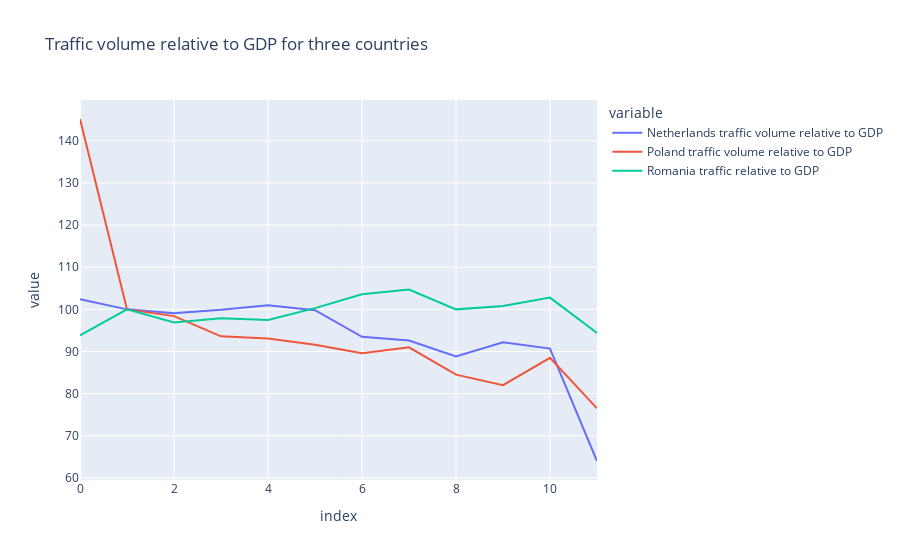
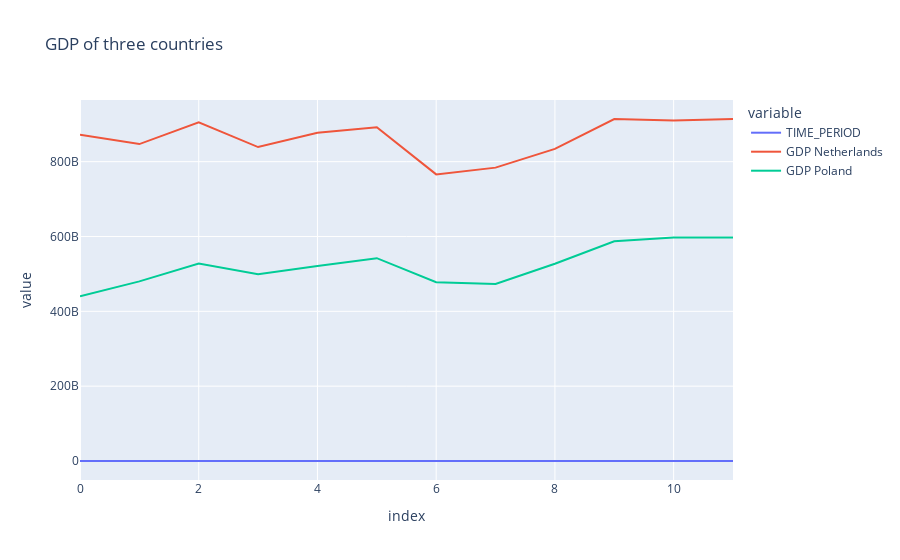
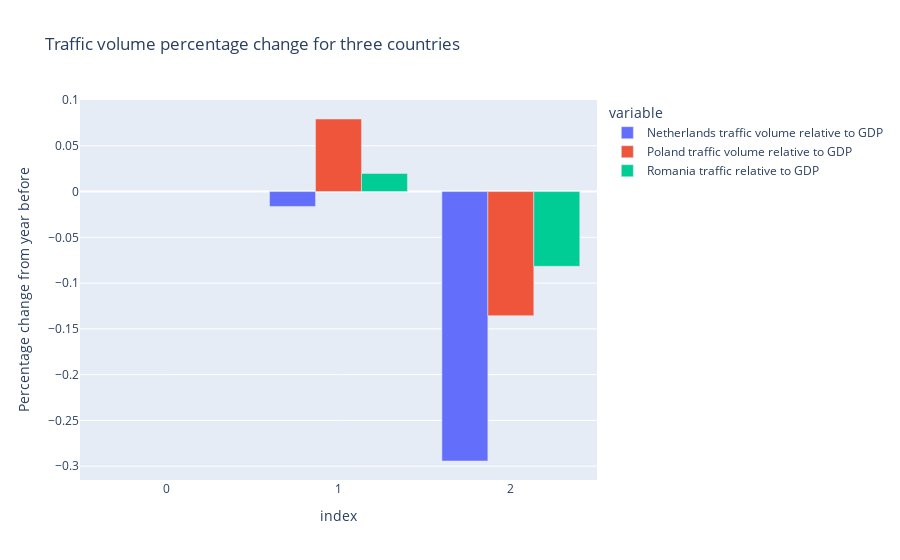
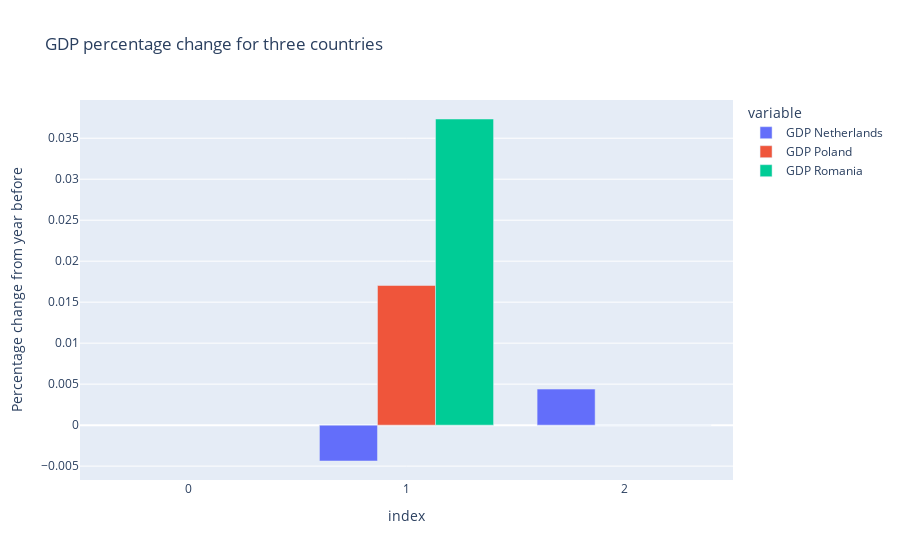

Source (notebook cell) for these figures, in order:
### Code cell
# Make graph showing the Traffic volume relative to GDP over time for the three countries
Traffic_volume = ["Netherlands traffic volume relative to GDP", "Poland traffic volume relative to GDP", "Romania traffic relative to GDP"]
fig = px.line(df_GDP_Traffic_3countries, x=df_GDP_Traffic_3countries.index, y=Traffic_volume, title="Traffic volume relative to GDP for three countries")
fig.show()

# Make graph showing the GDP of the three countries
GDP = ["GDP Netherlands", "GDP Poland", "GDP Romania"]
fig = px.line(df_GDP_Traffic_3countries, x=df_GDP_Traffic_3countries.index, y=df_GDP_Traffic_3countries.columns[0:3], title="GDP of three countries")
fig.show()

# Make bar plot showing the percentual change in Traffic volume
fig = px.bar(df_GDP_Traffic_3countries_COVID, x=df_GDP_Traffic_3countries_COVID.index, y=Traffic_volume, title="Traffic volume percentage change for three countries", barmode='group', labels={
                     "value": "Percentage change from year before"})           
fig.show()

# Make bar plot showing the percentual change in GDP
fig = px.bar(df_GDP_Traffic_3countries_COVID, x=df_GDP_Traffic_3countries_COVID.index, y=GDP, title="GDP percentage change for three countries", barmode='group', labels={
                     "value": "Percentage change from year before"})           
fig.show()

# Make bar plot showing the number of COVID cases 2019 and 2020
Cases = ["COVID_cases_Netherlands", 'COVID_cases_Poland', 'COVID_cases_Romania']
fig = px.bar(df_COVID_final, x="year", y=Cases, title="COVID cases 2019 and 2020", barmode='group', labels={
                     "value": "COVID cases"})           
fig.show()

# Make bar plot showing the number of COVID deaths 2019 and 2020
Deaths = ["COVID_deaths_Netherlands", 'COVID_deaths_Poland', 'COVID_deaths_Romania']
fig = px.bar(df_COVID_final, x="year", y=Deaths, title="COVID deaths 2019 and 2020", barmode='group', labels={
                     "value": "COVID deaths"})           
fig.show()

### Figure 1 — Plotly figure (JSON) as saved in the notebook; plotly's stock layout.template omitted (floating-point values rounded to 4 significant figures)
{"data": [{"hovertemplate": "variable=Netherlands traffic volume relative to GDP<br>index=%{x}<br>value=%{y}<extra></extra>", "legendgroup": "Netherlands traffic volume relative to GDP", "line": {"color": "#636efa", "dash": "solid"}, "marker": {"symbol": "circle"}, "mode": "lines", "name": "Netherlands traffic volume relative to GDP", "orientation": "v", "showlegend": true, "type": "scatter", "x": [0, 1, 2, 3, 4, 5, 6, 7, 8, 9, 10, 11], "xaxis": "x", "y": [102.4, 100, 99.1, 99.9, 101, 99.8, 93.5, 92.6, 88.8, 92.2, 90.7, 64], "yaxis": "y"}, {"hovertemplate": "variable=Poland traffic volume relative to GDP<br>index=%{x}<br>value=%{y}<extra></extra>", "legendgroup": "Poland traffic volume relative to GDP", "line": {"color": "#EF553B", "dash": "solid"}, "marker": {"symbol": "circle"}, "mode": "lines", "name": "Poland traffic volume relative to GDP", "orientation": "v", "showlegend": true, "type": "scatter", "x": [0, 1, 2, 3, 4, 5, 6, 7, 8, 9, 10, 11], "xaxis": "x", "y": [145.2, 100, 98.4, 93.6, 93.1, 91.6, 89.6, 91, 84.5, 82, 88.5, 76.5], "yaxis": "y"}, {"hovertemplate": "variable=Romania traffic relative to GDP<br>index=%{x}<br>value=%{y}<extra></extra>", "legendgroup": "Romania traffic relative to GDP", "line": {"color": "#00cc96", "dash": "solid"}, "marker": {"symbol": "circle"}, "mode": "lines", "name": "Romania traffic relative to GDP", "orientation": "v", "showlegend": true, "type": "scatter", "x": [0, 1, 2, 3, 4, 5, 6, 7, 8, 9, 10, 11], "xaxis": "x", "y": [93.8, 100, 96.9, 97.9, 97.5, 100.3, 103.6, 104.7, 100, 100.8, 102.8, 94.4], "yaxis": "y"}], "layout": {"legend": {"title": {"text": "variable"}, "tracegroupgap": 0}, "title": {"text": "Traffic volume relative to GDP for three countries"}, "xaxis": {"anchor": "y", "domain": [0, 1], "title": {"text": "index"}}, "yaxis": {"anchor": "x", "domain": [0, 1], "title": {"text": "value"}}}}

### Figure 2 — Plotly figure (JSON) as saved in the notebook; plotly's stock layout.template omitted (floating-point values rounded to 4 significant figures)
{"data": [{"hovertemplate": "variable=TIME_PERIOD<br>index=%{x}<br>value=%{y}<extra></extra>", "legendgroup": "TIME_PERIOD", "line": {"color": "#636efa", "dash": "solid"}, "marker": {"symbol": "circle"}, "mode": "lines", "name": "TIME_PERIOD", "orientation": "v", "showlegend": true, "type": "scatter", "x": [0, 1, 2, 3, 4, 5, 6, 7, 8, 9, 10, 11], "xaxis": "x", "y": [2009, 2010, 2011, 2012, 2013, 2014, 2015, 2016, 2017, 2018, 2019, 2020], "yaxis": "y"}, {"hovertemplate": "variable=GDP Netherlands<br>index=%{x}<br>value=%{y}<extra></extra>", "legendgroup": "GDP Netherlands", "line": {"color": "#EF553B", "dash": "solid"}, "marker": {"symbol": "circle"}, "mode": "lines", "name": "GDP Netherlands", "orientation": "v", "showlegend": true, "type": "scatter", "x": [0, 1, 2, 3, 4, 5, 6, 7, 8, 9, 10, 11], "xaxis": "x", "y": [872000000000, 847000000000, 905000000000, 839000000000, 877000000000, 892000000000, 766000000000, 784000000000, 834000000000, 914000000000, 910000000000, 914000000000], "yaxis": "y"}, {"hovertemplate": "variable=GDP Poland<br>index=%{x}<br>value=%{y}<extra></extra>", "legendgroup": "GDP Poland", "line": {"color": "#00cc96", "dash": "solid"}, "marker": {"symbol": "circle"}, "mode": "lines", "name": "GDP Poland", "orientation": "v", "showlegend": true, "type": "scatter", "x": [0, 1, 2, 3, 4, 5, 6, 7, 8, 9, 10, 11], "xaxis": "x", "y": [440000000000, 480000000000, 528000000000, 499000000000, 521000000000, 542000000000, 478000000000, 473000000000, 527000000000, 587000000000, 597000000000, 597000000000], "yaxis": "y"}], "layout": {"legend": {"title": {"text": "variable"}, "tracegroupgap": 0}, "title": {"text": "GDP of three countries"}, "xaxis": {"anchor": "y", "domain": [0, 1], "title": {"text": "index"}}, "yaxis": {"anchor": "x", "domain": [0, 1], "title": {"text": "value"}}}}

### Figure 3 — Plotly figure (JSON) as saved in the notebook; plotly's stock layout.template omitted (floating-point values rounded to 4 significant figures)
{"data": [{"alignmentgroup": "True", "hovertemplate": "variable=Netherlands traffic volume relative to GDP<br>index=%{x}<br>Percentage change from year before=%{y}<extra></extra>", "legendgroup": "Netherlands traffic volume relative to GDP", "marker": {"color": "#636efa", "pattern": {"shape": ""}}, "name": "Netherlands traffic volume relative to GDP", "offsetgroup": "Netherlands traffic volume relative to GDP", "orientation": "v", "showlegend": true, "textposition": "auto", "type": "bar", "x": [0, 1, 2], "xaxis": "x", "y": [null, -0.01627, -0.2944], "yaxis": "y"}, {"alignmentgroup": "True", "hovertemplate": "variable=Poland traffic volume relative to GDP<br>index=%{x}<br>Percentage change from year before=%{y}<extra></extra>", "legendgroup": "Poland traffic volume relative to GDP", "marker": {"color": "#EF553B", "pattern": {"shape": ""}}, "name": "Poland traffic volume relative to GDP", "offsetgroup": "Poland traffic volume relative to GDP", "orientation": "v", "showlegend": true, "textposition": "auto", "type": "bar", "x": [0, 1, 2], "xaxis": "x", "y": [null, 0.07927, -0.1356], "yaxis": "y"}, {"alignmentgroup": "True", "hovertemplate": "variable=Romania traffic relative to GDP<br>index=%{x}<br>Percentage change from year before=%{y}<extra></extra>", "legendgroup": "Romania traffic relative to GDP", "marker": {"color": "#00cc96", "pattern": {"shape": ""}}, "name": "Romania traffic relative to GDP", "offsetgroup": "Romania traffic relative to GDP", "orientation": "v", "showlegend": true, "textposition": "auto", "type": "bar", "x": [0, 1, 2], "xaxis": "x", "y": [null, 0.01984, -0.08171], "yaxis": "y"}], "layout": {"barmode": "group", "legend": {"title": {"text": "variable"}, "tracegroupgap": 0}, "title": {"text": "Traffic volume percentage change for three countries"}, "xaxis": {"anchor": "y", "domain": [0, 1], "title": {"text": "index"}}, "yaxis": {"anchor": "x", "domain": [0, 1], "title": {"text": "Percentage change from year before"}}}}

### Figure 4 — Plotly figure (JSON) as saved in the notebook; plotly's stock layout.template omitted (floating-point values rounded to 4 significant figures)
{"data": [{"alignmentgroup": "True", "hovertemplate": "variable=GDP Netherlands<br>index=%{x}<br>Percentage change from year before=%{y}<extra></extra>", "legendgroup": "GDP Netherlands", "marker": {"color": "#636efa", "pattern": {"shape": ""}}, "name": "GDP Netherlands", "offsetgroup": "GDP Netherlands", "orientation": "v", "showlegend": true, "textposition": "auto", "type": "bar", "x": [0, 1, 2], "xaxis": "x", "y": [null, -0.004376, 0.004396], "yaxis": "y"}, {"alignmentgroup": "True", "hovertemplate": "variable=GDP Poland<br>index=%{x}<br>Percentage change from year before=%{y}<extra></extra>", "legendgroup": "GDP Poland", "marker": {"color": "#EF553B", "pattern": {"shape": ""}}, "name": "GDP Poland", "offsetgroup": "GDP Poland", "orientation": "v", "showlegend": true, "textposition": "auto", "type": "bar", "x": [0, 1, 2], "xaxis": "x", "y": [null, 0.01704, 0], "yaxis": "y"}, {"alignmentgroup": "True", "hovertemplate": "variable=GDP Romania<br>index=%{x}<br>Percentage change from year before=%{y}<extra></extra>", "legendgroup": "GDP Romania", "marker": {"color": "#00cc96", "pattern": {"shape": ""}}, "name": "GDP Romania", "offsetgroup": "GDP Romania", "orientation": "v", "showlegend": true, "textposition": "auto", "type": "bar", "x": [0, 1, 2], "xaxis": "x", "y": [null, 0.03734, 0], "yaxis": "y"}], "layout": {"barmode": "group", "legend": {"title": {"text": "variable"}, "tracegroupgap": 0}, "title": {"text": "GDP percentage change for three countries"}, "xaxis": {"anchor": "y", "domain": [0, 1], "title": {"text": "index"}}, "yaxis": {"anchor": "x", "domain": [0, 1], "title": {"text": "Percentage change from year before"}}}}
